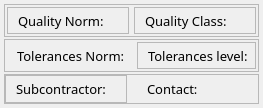
                <widget class="QWidget" name="widget_3" native="true">
                 <layout class="QVBoxLayout" name="verticalLayout_16">
                  <property name="spacing">
                   <number>2</number>
                  </property>
                  <property name="leftMargin">
                   <number>2</number>
                  </property>
                  <property name="topMargin">
                   <number>2</number>
                  </property>
                  <property name="rightMargin">
                   <number>2</number>
                  </property>
                  <property name="bottomMargin">
                   <number>2</number>
                  </property>
                  <item alignment="Qt::AlignTop">
                   <widget class="QFrame" name="mainConstructQualityInfoContainer">
                    <property name="sizePolicy">
                     <sizepolicy hsizetype="Preferred" vsizetype="Expanding">
                      <horstretch>0</horstretch>
                      <verstretch>0</verstretch>
                     </sizepolicy>
                    </property>
                    <property name="styleSheet">
                     <string notr="true"/>
                    </property>
                    <layout class="QVBoxLayout" name="verticalLayout_32">
                     <property name="spacing">
                      <number>2</number>
                     </property>
                     <property name="leftMargin">
                      <number>2</number>
                     </property>
                     <property name="topMargin">
                      <number>2</number>
                     </property>
                     <property name="rightMargin">
                      <number>2</number>
                     </property>
                     <property name="bottomMargin">
                      <number>2</number>
                     </property>
                     <item>
                      <widget class="QFrame" name="frame_40">
                       <property name="frameShape">
                        <enum>QFrame::StyledPanel</enum>
                       </property>
                       <property name="frameShadow">
                        <enum>QFrame::Raised</enum>
                       </property>
                       <layout class="QHBoxLayout" name="horizontalLayout_30">
                        <property name="spacing">
                         <number>5</number>
                        </property>
                        <property name="leftMargin">
                         <number>2</number>
                        </property>
                        <property name="topMargin">
                         <number>2</number>
                        </property>
                        <property name="rightMargin">
                         <number>2</number>
                        </property>
                        <property name="bottomMargin">
                         <number>2</number>
                        </property>
                        <item>
                         <widget class="QFrame" name="frame_44">
                          <property name="frameShape">
                           <enum>QFrame::StyledPanel</enum>
                          </property>
                          <property name="frameShadow">
                           <enum>QFrame::Raised</enum>
                          </property>
                          <layout class="QHBoxLayout" name="horizontalLayout_4">
                           <property name="spacing">
                            <number>0</number>
                           </property>
                           <property name="leftMargin">
                            <number>0</number>
                           </property>
                           <property name="topMargin">
                            <number>0</number>
                           </property>
                           <property name="rightMargin">
                            <number>0</number>
                           </property>
                           <property name="bottomMargin">
                            <number>0</number>
                           </property>
                           <item>
                            <widget class="QLabel" name="label_48">
                             <property name="sizePolicy">
                              <sizepolicy hsizetype="Expanding" vsizetype="Preferred">
                               <horstretch>0</horstretch>
                               <verstretch>0</verstretch>
                              </sizepolicy>
                             </property>
                             <property name="minimumSize">
                              <size>
                               <width>0</width>
                               <height>0</height>
                              </size>
                             </property>
                             <property name="font">
                              <font>
                               <family>Calibri,Helvetica,sans-serif</family>
                               <pointsize>10</pointsize>
                               <weight>50</weight>
                               <italic>false</italic>
                               <bold>false</bold>
                              </font>
                             </property>
                             <property name="text">
                              <string>Quality Norm:</string>
                             </property>
                             <property name="alignment">
                              <set>Qt::AlignLeading|Qt::AlignLeft|Qt::AlignVCenter</set>
                             </property>
                             <property name="indent">
                              <number>10</number>
                             </property>
                            </widget>
                           </item>
                           <item>
                            <widget class="QLabel" name="qualityNormLabel">
                             <property name="sizePolicy">
                              <sizepolicy hsizetype="Expanding" vsizetype="Preferred">
                               <horstretch>0</horstretch>
                               <verstretch>0</verstretch>
                              </sizepolicy>
                             </property>
                             <property name="minimumSize">
                              <size>
                               <width>0</width>
                               <height>25</height>
                              </size>
                             </property>
                             <property name="text">
                              <string/>
                             </property>
                             <property name="indent">
                              <number>20</number>
                             </property>
                            </widget>
                           </item>
                          </layout>
                         </widget>
                        </item>
                        <item>
                         <widget class="QFrame" name="frame_45">
                          <property name="frameShape">
                           <enum>QFrame::StyledPanel</enum>
                          </property>
                          <property name="frameShadow">
                           <enum>QFrame::Raised</enum>
                          </property>
                          <layout class="QHBoxLayout" name="horizontalLayout_5">
                           <property name="spacing">
                            <number>0</number>
                           </property>
                           <property name="leftMargin">
                            <number>0</number>
                           </property>
                           <property name="topMargin">
                            <number>0</number>
                           </property>
                           <property name="rightMargin">
                            <number>0</number>
                           </property>
                           <property name="bottomMargin">
                            <number>0</number>
                           </property>
                           <item>
                            <widget class="QLabel" name="label_49">
                             <property name="sizePolicy">
                              <sizepolicy hsizetype="Expanding" vsizetype="Preferred">
                               <horstretch>0</horstretch>
                               <verstretch>0</verstretch>
                              </sizepolicy>
                             </property>
                             <property name="minimumSize">
                              <size>
                               <width>0</width>
                               <height>0</height>
                              </size>
                             </property>
                             <property name="font">
                              <font>
                               <family>Calibri,Helvetica,sans-serif</family>
                               <pointsize>10</pointsize>
                               <weight>50</weight>
                               <italic>false</italic>
                               <bold>false</bold>
                              </font>
                             </property>
                             <property name="text">
                              <string>Quality Class:</string>
                             </property>
                             <property name="alignment">
                              <set>Qt::AlignLeading|Qt::AlignLeft|Qt::AlignVCenter</set>
                             </property>
                             <property name="indent">
                              <number>10</number>
                             </property>
                            </widget>
                           </item>
                           <item>
                            <widget class="QLabel" name="qualityClassLabel">
                             <property name="sizePolicy">
                              <sizepolicy hsizetype="Expanding" vsizetype="Preferred">
                               <horstretch>0</horstretch>
                               <verstretch>0</verstretch>
                              </sizepolicy>
                             </property>
                             <property name="minimumSize">
                              <size>
                               <width>0</width>
                               <height>25</height>
                              </size>
                             </property>
                             <property name="text">
                              <string/>
                             </property>
                             <property name="indent">
                              <number>20</number>
                             </property>
                            </widget>
                           </item>
                          </layout>
                         </widget>
                        </item>
                       </layout>
                      </widget>
                     </item>
                     <item>
                      <widget class="QFrame" name="frame_46">
                       <property name="frameShape">
                        <enum>QFrame::StyledPanel</enum>
                       </property>
                       <property name="frameShadow">
                        <enum>QFrame::Raised</enum>
                       </property>
                       <layout class="QHBoxLayout" name="horizontalLayout_31">
                        <property name="spacing">
                         <number>5</number>
                        </property>
                        <property name="leftMargin">
                         <number>2</number>
                        </property>
                        <property name="topMargin">
                         <number>2</number>
                        </property>
                        <property name="rightMargin">
                         <number>2</number>
                        </property>
                        <property name="bottomMargin">
                         <number>2</number>
                        </property>
                        <item>
                         <widget class="QFrame" name="frame_47">
                          <layout class="QHBoxLayout" name="horizontalLayout_13">
                           <property name="spacing">
                            <number>0</number>
                           </property>
                           <property name="leftMargin">
                            <number>0</number>
                           </property>
                           <property name="topMargin">
                            <number>0</number>
                           </property>
                           <property name="rightMargin">
                            <number>0</number>
                           </property>
                           <property name="bottomMargin">
                            <number>0</number>
                           </property>
                           <item>
                            <widget class="QLabel" name="label_50">
                             <property name="sizePolicy">
                              <sizepolicy hsizetype="Expanding" vsizetype="Preferred">
                               <horstretch>0</horstretch>
                               <verstretch>0</verstretch>
                              </sizepolicy>
                             </property>
                             <property name="minimumSize">
                              <size>
                               <width>0</width>
                               <height>0</height>
                              </size>
                             </property>
                             <property name="font">
                              <font>
                               <family>Calibri,Helvetica,sans-serif</family>
                               <pointsize>10</pointsize>
                               <weight>50</weight>
                               <italic>false</italic>
                               <bold>false</bold>
                              </font>
                             </property>
                             <property name="text">
                              <string>Tolerances Norm:</string>
                             </property>
                             <property name="alignment">
                              <set>Qt::AlignLeading|Qt::AlignLeft|Qt::AlignVCenter</set>
                             </property>
                             <property name="indent">
                              <number>10</number>
                             </property>
                            </widget>
                           </item>
                           <item>
                            <widget class="QLabel" name="tolerancesNormLabel">
                             <property name="sizePolicy">
                              <sizepolicy hsizetype="Expanding" vsizetype="Preferred">
                               <horstretch>0</horstretch>
                               <verstretch>0</verstretch>
                              </sizepolicy>
                             </property>
                             <property name="minimumSize">
                              <size>
                               <width>0</width>
                               <height>25</height>
                              </size>
                             </property>
                             <property name="text">
                              <string/>
                             </property>
                             <property name="indent">
                              <number>20</number>
                             </property>
                            </widget>
                           </item>
                          </layout>
                         </widget>
                        </item>
                        <item>
                         <widget class="QFrame" name="frame_48">
                          <property name="frameShape">
                           <enum>QFrame::StyledPanel</enum>
                          </property>
                          <property name="frameShadow">
                           <enum>QFrame::Raised</enum>
                          </property>
                          <layout class="QHBoxLayout" name="horizontalLayout_16">
                           <property name="spacing">
                            <number>0</number>
                           </property>
                           <property name="leftMargin">
                            <number>0</number>
                           </property>
                           <property name="topMargin">
                            <number>0</number>
                           </property>
                           <property name="rightMargin">
                            <number>0</number>
                           </property>
                           <property name="bottomMargin">
                            <number>0</number>
                           </property>
                           <item>
                            <widget class="QLabel" name="label_51">
                             <property name="sizePolicy">
                              <sizepolicy hsizetype="Expanding" vsizetype="Preferred">
                               <horstretch>0</horstretch>
                               <verstretch>0</verstretch>
                              </sizepolicy>
                             </property>
                             <property name="minimumSize">
                              <size>
                               <width>0</width>
                               <height>0</height>
                              </size>
                             </property>
                             <property name="font">
                              <font>
                               <family>Calibri,Helvetica,sans-serif</family>
                               <pointsize>10</pointsize>
                               <weight>50</weight>
                               <italic>false</italic>
                               <bold>false</bold>
                              </font>
                             </property>
                             <property name="text">
                              <string>Tolerances level:</string>
                             </property>
                             <property name="alignment">
                              <set>Qt::AlignLeading|Qt::AlignLeft|Qt::AlignVCenter</set>
                             </property>
                             <property name="indent">
                              <number>10</number>
                             </property>
                            </widget>
                           </item>
                           <item>
                            <widget class="QLabel" name="tolerancesLevelLabel">
                             <property name="sizePolicy">
                              <sizepolicy hsizetype="Expanding" vsizetype="Preferred">
                               <horstretch>0</horstretch>
                               <verstretch>0</verstretch>
                              </sizepolicy>
                             </property>
                             <property name="minimumSize">
                              <size>
                               <width>0</width>
                               <height>25</height>
                              </size>
                             </property>
                             <property name="text">
                              <string/>
                             </property>
                             <property name="indent">
                              <number>20</number>
                             </property>
                            </widget>
                           </item>
                          </layout>
                         </widget>
                        </item>
                       </layout>
                      </widget>
                     </item>
                     <item>
                      <widget class="QFrame" name="subcontratorFrame">
                       <property name="frameShape">
                        <enum>QFrame::StyledPanel</enum>
                       </property>
                       <property name="frameShadow">
                        <enum>QFrame::Raised</enum>
                       </property>
                       <layout class="QHBoxLayout" name="horizontalLayout_32">
                        <property name="spacing">
                         <number>10</number>
                        </property>
                        <property name="leftMargin">
                         <number>0</number>
                        </property>
                        <property name="topMargin">
                         <number>0</number>
                        </property>
                        <property name="rightMargin">
                         <number>0</number>
                        </property>
                        <property name="bottomMargin">
                         <number>0</number>
                        </property>
                        <item>
                         <widget class="QFrame" name="frame_49">
                          <property name="sizePolicy">
                           <sizepolicy hsizetype="Preferred" vsizetype="Preferred">
                            <horstretch>0</horstretch>
                            <verstretch>0</verstretch>
                           </sizepolicy>
                          </property>
                          <property name="frameShape">
                           <enum>QFrame::StyledPanel</enum>
                          </property>
                          <property name="frameShadow">
                           <enum>QFrame::Raised</enum>
                          </property>
                          <layout class="QHBoxLayout" name="horizontalLayout_18">
                           <property name="spacing">
                            <number>0</number>
                           </property>
                           <property name="leftMargin">
                            <number>0</number>
                           </property>
                           <property name="topMargin">
                            <number>0</number>
                           </property>
                           <property name="rightMargin">
                            <number>0</number>
                           </property>
                           <property name="bottomMargin">
                            <number>0</number>
                           </property>
                           <item>
                            <widget class="QLabel" name="label_11">
                             <property name="sizePolicy">
                              <sizepolicy hsizetype="Expanding" vsizetype="Preferred">
                               <horstretch>0</horstretch>
                               <verstretch>0</verstretch>
                              </sizepolicy>
                             </property>
                             <property name="minimumSize">
                              <size>
                               <width>0</width>
                               <height>0</height>
                              </size>
                             </property>
                             <property name="font">
                              <font>
                               <family>Calibri,Helvetica,sans-serif</family>
                               <pointsize>10</pointsize>
                               <weight>50</weight>
                               <italic>false</italic>
                               <bold>false</bold>
                              </font>
                             </property>
                             <property name="text">
                              <string>Subcontractor:</string>
                             </property>
                             <property name="alignment">
                              <set>Qt::AlignLeading|Qt::AlignLeft|Qt::AlignVCenter</set>
                             </property>
                             <property name="margin">
                              <number>0</number>
                             </property>
                             <property name="indent">
                              <number>10</number>
                             </property>
                            </widget>
                           </item>
                           <item>
                            <widget class="QLabel" name="subcontractorLabel">
                             <property name="sizePolicy">
                              <sizepolicy hsizetype="Expanding" vsizetype="Preferred">
                               <horstretch>0</horstretch>
                               <verstretch>0</verstretch>
                              </sizepolicy>
                             </property>
                             <property name="minimumSize">
                              <size>
                               <width>0</width>
                               <height>26</height>
                              </size>
                             </property>
                             <property name="text">
                              <string/>
                             </property>
                             <property name="indent">
                              <number>20</number>
                             </property>
                            </widget>
                           </item>
                          </layout>
                         </widget>
                        </item>
                        <item>
                         <widget class="QFrame" name="frame_50">
                          <property name="sizePolicy">
                           <sizepolicy hsizetype="Preferred" vsizetype="Preferred">
                            <horstretch>0</horstretch>
                            <verstretch>0</verstretch>
                           </sizepolicy>
                          </property>
                          <property name="frameShape">
                           <enum>QFrame::NoFrame</enum>
                          </property>
                          <property name="frameShadow">
                           <enum>QFrame::Sunken</enum>
                          </property>
                          <property name="lineWidth">
                           <number>0</number>
                          </property>
                          <layout class="QHBoxLayout" name="horizontalLayout_19">
                           <property name="spacing">
                            <number>0</number>
                           </property>
                           <property name="leftMargin">
                            <number>0</number>
                           </property>
                           <property name="topMargin">
                            <number>0</number>
                           </property>
                           <property name="rightMargin">
                            <number>0</number>
                           </property>
                           <property name="bottomMargin">
                            <number>0</number>
                           </property>
                           <item>
                            <widget class="QLabel" name="label_52">
                             <property name="sizePolicy">
                              <sizepolicy hsizetype="Expanding" vsizetype="Preferred">
                               <horstretch>0</horstretch>
                               <verstretch>0</verstretch>
                              </sizepolicy>
                             </property>
                             <property name="minimumSize">
                              <size>
                               <width>0</width>
                               <height>0</height>
                              </size>
                             </property>
                             <property name="font">
                              <font>
                               <family>Calibri,Helvetica,sans-serif</family>
                               <pointsize>10</pointsize>
                               <weight>50</weight>
                               <italic>false</italic>
                               <bold>false</bold>
                              </font>
                             </property>
                             <property name="text">
                              <string>Contact:</string>
                             </property>
                             <property name="alignment">
                              <set>Qt::AlignLeading|Qt::AlignLeft|Qt::AlignVCenter</set>
                             </property>
                             <property name="indent">
                              <number>10</number>
                             </property>
                            </widget>
                           </item>
                           <item>
                            <widget class="QLabel" name="subcontractorContactLabel">
                             <property name="sizePolicy">
                              <sizepolicy hsizetype="Expanding" vsizetype="Preferred">
                               <horstretch>0</horstretch>
                               <verstretch>0</verstretch>
                              </sizepolicy>
                             </property>
                             <property name="minimumSize">
                              <size>
                               <width>0</width>
                               <height>25</height>
                              </size>
                             </property>
                             <property name="text">
                              <string/>
                             </property>
                             <property name="indent">
                              <number>20</number>
                             </property>
                            </widget>
                           </item>
                          </layout>
                         </widget>
                        </item>
                       </layout>
                      </widget>
                     </item>
                    </layout>
                   </widget>
                  </item>
                 </layout>
                </widget>
